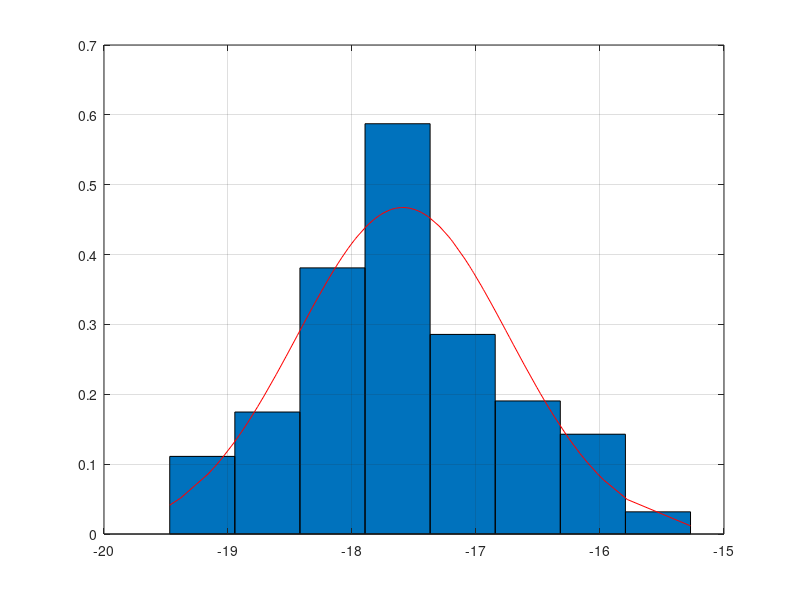
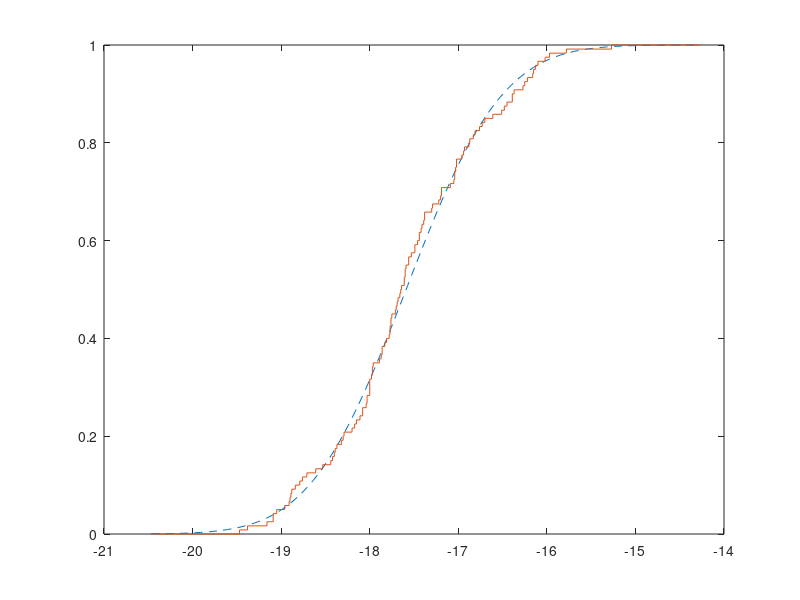

Here is the MATLAB script that generated these plots, in order:
function lab1

clear all;

X = [-17.04,-18.29,-17.38,-18.11,-18.96,-17.65,-17.02,-17.22,-16.25,-17.44,-17.69,-17.61,-17.09,-17.19,-16.02,-17.56,-16.94,-17.29,-16.93,-16.61,-19.38,-17.53,-16.39,-17.89,-17.98,-17.04,-16.22,-19.09,-18.91,-17.77,-18.30,-17.44,-18.84,-16.39,-16.13,-18.37,-16.37,-16.70,-17.78,-17.03,-17.76,-17.87,-17.20,-18.44,-17.19,-17.75,-16.81,-17.97,-18.03,-16.87,-16.10,-19.16,-16.51,-18.39,-16.48,-18.08,-17.49,-18.89,-19.09,-17.96,-18.40,-16.96,-18.15,-18.71,-17.81,-17.86,-19.47,-17.86,-17.60,-17.30,-17.60,-17.71,-18.42,-16.88,-16.76,-18.00,-17.97,-16.83,-18.00,-18.08,-17.61,-17.02,-16.73,-17.64,-18.76,-17.68,-18.04,-16.45,-18.79,-18.03,-17.38,-15.27,-15.97,-17.41,-18.61,-18.00,-17.42,-17.77,-19.05,-16.16,-16.27,-18.00,-18.90,-17.05,-17.46,-17.49,-18.20,-17.59,-15.78,-18.88,-18.53,-17.39,-17.83,-18.17,-16.15,-17.66,-17.76,-18.32,-17.70,-17.56]

% получаем вариационный ряд и его длину
X = sort(X)
n = size(X, 2)

% максимальный и минимальный элементы, размах
X_min = X(1)
X_max = X(end)
R = X_max - X_min

% вычисление оценок mu и S2 математического ожидания MX и дисперсии DX
mu = mean(X)
S2 = var(X)

% группировкa значений выборки в m = [log2 n] + 2 интервала
m = floor(log2(n) + 2)
h = R / m
intervals = zeros(m, 2)

% получаем границы интервалов
for i = 1:m
    intervals(i,1) = X(1) + h * i;
end 

% заполняем интервалыы
i = 1, j = 1
border = X(1) + h

while i < n
	if X(i) >= border && border < X(n) && j < m
        border = border + h
        j = j + 1
        continue % на случай, если в интервале нет чисел
    end
    
    intervals(j, 2) = intervals(j, 2) + 1
    i = i + 1
end

intervals(m, 2) = intervals(m, 2) + 1; % последний элемент

% гистограмма и ф-я плотности
gist = zeros(m, 2)
gist(1, 1) = (X(1) + intervals(1, 1))./2

% интервалы для гистограммы (значения по x)
for i = 2:m
    gist(i, 1) = (intervals(i - 1, 1) + intervals(i, 1))./2
end

% значения по y для гистограммы 
for i = 1:m
    y = intervals(i, 2)
    y = y / (n * h)
    gist(i,2) = y
end

% функция плотности нормальной случайной величины
f = 1 / sqrt(2 * pi * S2) * exp(-power((X - mu), 2) / (2 * S2))

% график гистограммы и функции плотности
bar(gist(:,1), gist(:,2), 1)
hold on
plot (X, f, 'r'), grid
figure()

% эмпирическая ф-я плотности и ф-я распределения
empir = zeros(1, n+2)
empir(1) = X(1) - 1

for i = 1:n
    empir(i + 1) = X(i)
end

empir(n + 2) = X(n) + 1

% вычисление интервалов для функций
n_emp = length(empir)
Mmin = min(empir)
Mmax = max(empir)
step = (Mmax - Mmin) / n_emp
Xn = Mmin : step : Mmax

% вычисление значений для эмпирической функции
E = zeros(n_emp, 1)

for i = 1:n_emp
	count = 0
    
	for j = 1:n
        if X(j) <= empir(i)
            count = count + 1
        end
    end
    
    E(i) = count / n
end

% функция распределения нормальной случайной величины
F = 1/2 * (1 + erf((Xn - mu) / sqrt(2 * S2)))

% графики
plot(Xn, F, "--"), grid
hold on
stairs(empir, E), grid

% вывод на экран
fprintf("Min = %4.2f\n", X_min);
fprintf("Max = %4.2f\n", X_max);
fprintf("R = %4.2f\n", R);
fprintf("mu = %4.2f\n", mu);
fprintf("sigma^2 = %4.2f\n", S2);
fprintf("m = %g\n", m);
for i = 1:m
	if i == 1
        fprintf('[%.6f', X_min);
    else
        fprintf('[%.6f', intervals(i-1, 1));
    end

    fprintf(' - %.6f', intervals(i, 1));
    if i == m
        fprintf(']');
    else
        fprintf(')');
    end
    fprintf(': %d elementov\n', intervals(i, 2));
end
end


